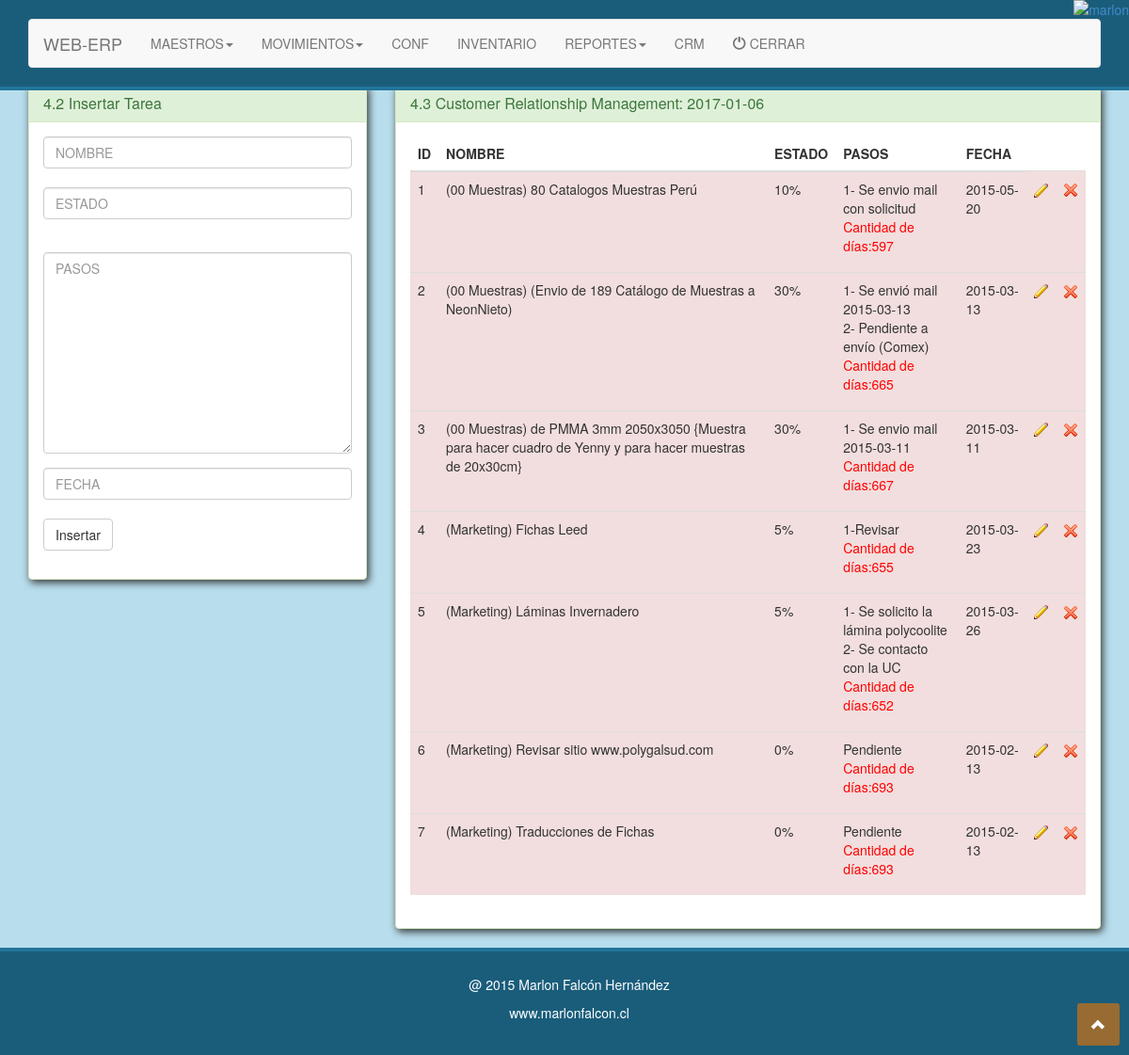
The app's page /crm.php (signed in) with its own data.
### tables this page shows
CREATE TABLE IF NOT EXISTS `crm` (
  `fid` int(11) NOT NULL AUTO_INCREMENT,
  `fnombreTarea` text NOT NULL,
  `festado` int(11) NOT NULL,
  `fpasos` text NOT NULL,
  `fecha` text NOT NULL,
  PRIMARY KEY (`fid`)
);

### crm.php (the view, shortened to what this page needs)
<!DOCTYPE html>
<html lang="es">
<head>
  <link type="text/css" rel="stylesheet" href="assets/css/bootstrap.min.css"/>
  <link rel="stylesheet" href="style.css">
  <?php  require_once("assets/include/function.php") ?>
  <link rel="stylesheet" href="assets/js/morris/morris.css">
</head>
<body>
<div class="wrapper-main">
  <div class="container">
      <div class="row">
          <div class="col-lg-4">
         <div class="panel panel-success">
               <div class="panel-heading"><h3 class="panel-title">4.2 Insertar Tarea</h3></div>
               <div class="panel-body">
                <form class="form-signin" action="assets/include/function.php" method="POST">
                <div class="form-group">
                  <input class="form-control inputfill  botonsup" type="text" name="tNombretarea" placeholder="NOMBRE" autofocus required><br>
                  <input class="form-control inputfill  botonsup" type="text" name="testado" placeholder="ESTADO" required><br>
               </div>
                  <div class="form-group">
                    <textarea name="tpasos" id="" rows="10" placeholder="PASOS" class="mytexare form-control" required></textarea>
                  </div>
                  <input class="form-control inputfill  botonsup" type="text" name="tfecha" placeholder="FECHA" required><br>
                <div class="form-group">
                  <input class="botones btn btn-default" type="submit" value="Insertar">
                </div>
                </form>
               </div>
         </div>
          </div>
          <div class="col-lg-8">
             <div class="panel panel-success">
               <div class="panel-heading"><h3 class="panel-title">4.3 Customer Relationship Management: <?php echo Date("Y-m-d"); ?></h3></div>
               <div class="panel-body">
                      <div class="tabla">
       <table class="table table-hover">
         <thead>
           <tr>
             <th>ID</th>
             <th>NOMBRE</th>
             <th>ESTADO</th>
             <th>PASOS</th>
             <th>FECHA</th>
           </tr>
        </thead>
        <tbody>
            <?php
              $sql="SELECT * FROM crm WHERE 1 ORDER by fnombreTarea";
              $result = mysql_query($sql);
              $i=0;
         while($row = mysql_fetch_assoc($result))
         {
          $i++;
                    $datetime1 = date_create(Date("Y-m-d"));
          $datetime2 = date_create($row['fecha']);
          $interval = date_diff($datetime1,$datetime2);
          $temp = substr($interval->format('%R%a'),1);
                  if ($temp < 30 ){
            echo "<tr>";
          }
          else {
             echo "<tr class=\"danger\">";
          }
          echo "<td>".$i."</td>";
          echo "<td>".$row['fnombreTarea']."</td>";
          echo "<td>".$row['festado']."%"."</td>";
          echo "<td>".nl2br($row['fpasos'])."</br>"."<p class=\"testrojo\">Cantidad de días:".substr($interval->format('%R%a'),1)."</p>"."</td>";
          echo "<td>".$row['fecha']."</td>";
          echo '<th scope="row">'.'<a href="assets/include/function.php?fid_tarea='.$row['fid'].'"><img src="assets/img/bedit.png"></a>'.'</th>';
          echo "<td class=\"img_class\"><a onclick=\"return confirm('¿Quieres eliminar el Registro?');\" href=\"assets/include/function.php?fid_taream=".$row['fid']."\"><img src=\"assets/img/bdelete.png\"></a></td>";
          echo "</tr>";
         }
            ?>
        </tbody>
     </table>
               </div>
             </div>
         </div>
          </div>
      </div>
  </div>
</div>
</body>
</html>

### style.css (style rules this page uses)
* { margin: 0px; padding: 0px; }
.wrapper-main { min-height: 720px; padding-top: 20px; background-color: #b8deed; }
.panel { -ms-filter: "progid:DXImageTransform.Microsoft.Shadow(Strength=8, Direction=146, Color=#333333)"; -moz-box-shadow: 2px 3px 8px #333333; -webkit-box-shadow: 2px 3px 8px #333333; box-shadow: 2px 3px 8px #333333; filter: progid:DXImageTransform.Microsoft.Shadow(Strength=8, Direction=146, Color=#333333); }
body { background-color: #b8deed; margin: 0px !important; padding: 0px !important ; }
.wrapper-main { margin-top: 70px; }
.testrojo { color: red; }

### records on screen
crm: fnombreTarea "(00 Muestras) 80 Catalogos Muestras Perú", festado "10", fpasos "1- Se envio mail con solicitud", fecha "597", fecha "2015-05-20"
crm: fnombreTarea "(00 Muestras) (Envio de 189 Catálogo de Muestras a NeonNieto)", festado "30", fpasos "1- Se envió mail 2015-03-13 2- Pendiente a envío (Comex)", fecha "665", fecha "2015-03-13"
crm: fnombreTarea "(00 Muestras) de PMMA 3mm 2050x3050 {Muestra para hacer cuadro de Yenny y para hacer muestras de 20x30cm}", festado "30", fpasos "1- Se envio mail 2015-03-11", fecha "667", fecha "2015-03-11"
crm: fnombreTarea "(Marketing) Fichas Leed", festado "5", fpasos "1-Revisar", fecha "655", fecha "2015-03-23"
crm: fnombreTarea "(Marketing) Láminas Invernadero", festado "5", fpasos "1- Se solicito la lámina polycoolite 2- Se contacto con la UC", fecha "652", fecha "2015-03-26"
crm: fnombreTarea "(Marketing) Revisar sitio www.polygalsud.com", festado "0", fpasos "Pendiente", fecha "693", fecha "2015-02-13"
crm: fnombreTarea "(Marketing) Traducciones de Fichas", festado "0", fpasos "Pendiente", fecha "693", fecha "2015-02-13"

### other values on screen
TEXT_MAESTRO "MAESTROS"
TEXT_MOVIMIENTOS "MOVIMIENTOS"
TEXT_INVENTARIO "INVENTARIO"
TEXT_REPORTES "REPORTES"
TEXT_CERRAR "CERRAR"
Date("Y-m-d") "2017-01-06"
